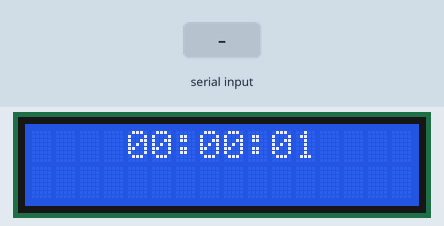
A sketch run on a simulated Arduino Uno, built with avr-gcc and run on an emulated ATmega328P. On the bench: 16×2 character LCD. The test bench sets the inputs (shaded band). What the sketch prints to the serial monitor is not drawn.

Above: at 1.6 s.
1.7 s: byte 72 ('H') received over Serial
At 2.6 s:
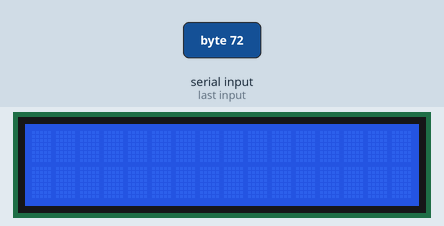
4.7 s: "H90\n" received over Serial
At 6.8 s:
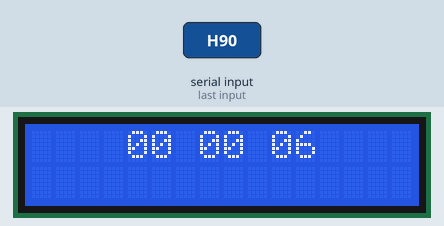
7.7 s: "S90\n" received over Serial
At 10.5 s:
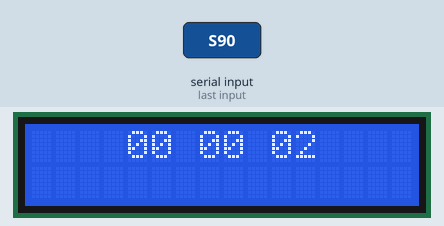
10.7 s: byte 77 ('M') received over Serial
At 12.3 s:
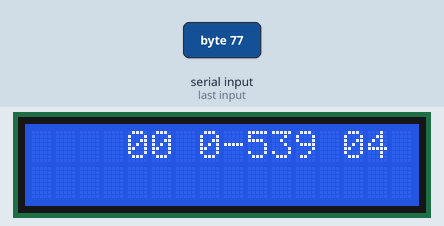
13.7 s: "M90\n" received over Serial
At 15.8 s:
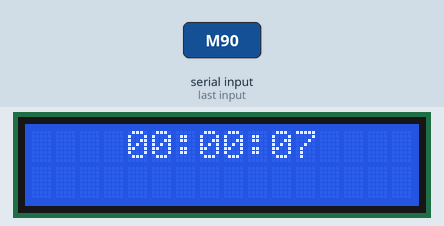
Timing chart, 0 to 17.3 s (numbered marks = the images above; inputs shaded):
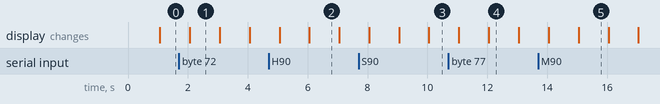

The sketch:

LCDclock.ino
```cpp
#include <LiquidCrystal_I2C.h>
#include <Wire.h>

// 16 by 2 I2C LCD display :
LiquidCrystal_I2C lcd(0x27,  16, 2);

// Time Variables :
int sec = 0;
int min = 0;
int hrs = 0;
int hrs12 = 12;

// Serial buffer :
int data = 0;

// Flags :
int blink = 0;
int ampmflag = 0;
int curs = 4;

void setup() {
  Serial.begin(9600);
  lcd.init();
  lcd.backlight();
}


void getClock() {

// Checks for serial activity :
  if (Serial.available()) {
      lcd.clear();

    // Wait for the letters : H (Hour), M(Minutes), S(Seconds) and T(Type of display 12h/24h), then it reads the 2 next characters
         char data = Serial.read();
         if (data == 'H') {
          hrs = 0;
          hrs = Serial.read() - 48;
          hrs = hrs*10 + (Serial.read() - 48 );

            if (hrs >= 13) {
              hrs12 = hrs - 12;
             }

            else if (hrs < 13) {
              hrs12 = hrs;
             }

          }


         else if (data == 'M') {
          min = 0;
          min = Serial.read() - 48;
          min = min*10 + (Serial.read() - 48 );
         }

          else if (data == 'S') {
          sec = 0;
          sec = Serial.read() - 48;
          sec = sec*10 + (Serial.read() - 48 );
          }

          else if (data == 'T') {
            ampmflag = 0;
            ampmflag = Serial.read() - 48;
          }

// Error verification. If an error is present, the variable concerned will be set to default :
   }
         if (hrs >= 24) {
          Serial.print("Invalid clock!");
          Serial.print("Format Hhh");
          hrs = 0;
          getClock();
         }

         if (hrs12 >= 13) {
          Serial.print("Invalid clock!");
          Serial.print("Format Hhh");
          hrs12 = 12;
          getClock();
         }

         else if (min >= 60) {
          Serial.print("Invalid clock!");
          Serial.print("Format Mmm");
          min = 0;
          getClock();
         }

         else if (sec >= 60) {
          Serial.print("Invalid clock!");
          Serial.print("Format Sss");
          sec = 0;
          getClock();
         }

         else if (ampmflag > 1) {
          Serial.print("Invalid setting!");
          Serial.print("O = 12h / 1 = 24h");
          Serial.print("Default will be set (24h)");
          ampmflag = 0;
          getClock();
         }


 }

void loop() {

// 988ms delay (Arduino's clock isn't precise)
      delay(988);

// Time math :
          if (sec <= 59) {
            sec = sec + 1;
          }

          if (sec == 60) {
            sec = 0;
            min = min + 1;
          }

          if (min == 60) {
            min = 0;
            hrs = hrs + 1;
            hrs12 = hrs12 + 1;
          }

          if (hrs == 24) {
            hrs = 0;
          }

          if (hrs12 == 13) {
            hrs12 = 1;
          }

          if (hrs12 == 0) {
            hrs12 = 12;
          }

        if (ampmflag == 1) {
            curs = 2;
        }
        else {
            curs = 4;
        }

// Prints the time with the folowing format : HH:MM:SS (AM/PM)*
// * means that it's set by the user (enable or disable the feature)

// Change the cursor position to have the clock centered (i like fanciness)
  lcd.setCursor(curs, 0);

    if (ampmflag == 0) {
      if (hrs < 10) {
          lcd.print("0");
          lcd.print(hrs);
      }

      else {
        lcd.print(hrs);
      }

    }


    else if (ampmflag == 1) {
      if (hrs12 < 10) {
        lcd.print("0");
        lcd.print(hrs12);
      }

      else {
        lcd.print(hrs12);
      }

    }

// The ":" blink routine :

    if (blink == 0) {
        blink = blink + 1;
        lcd.print(":");
    }

      else {
        lcd.print(" ");
        blink = 0;
    }


// If there is only 1 digit to display, the Arduino adds a 0 before it (Fanciness, again)
    if (min < 10) {
          lcd.print("0");
          lcd.print(min);
          }

        else {
          lcd.print(min);
        }

     if (blink == 1) {
        lcd.print(":");
    }

      else {
        lcd.print(" ");
    }

    if (sec < 10) {
          lcd.print("0");
          lcd.print(sec);
        }

        else {
          lcd.print(sec);
        }
    if (ampmflag == 1) {
       if (hrs < 12) {
        lcd.print("  AM");
       }

       else {
        lcd.print("  PM");
       }
    }

// The clock can be modified on the fly :

      getClock();

}
```

Measured:
- what the display in image 1 shows lasts 1.0 s, from 2.1 s to 3.1 s
